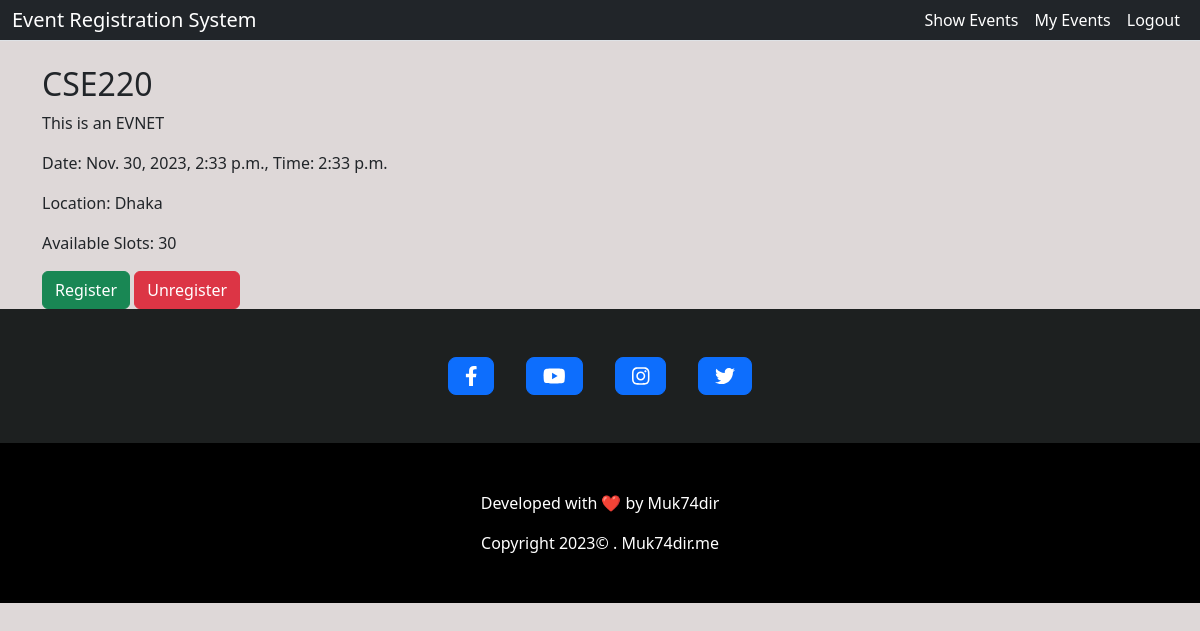
/event_detail/1/ (signed in), run on the app's committed database.
### ERSApp/models.py (models this page shows, shortened)
class Event(models.Model):
    title = models.CharField(max_length=100)
    description = models.TextField()
    date = models.DateTimeField()
    time = models.TimeField()
    location = models.CharField(max_length=100)
    slots_available = models.PositiveIntegerField()

### ERSApp/views.py (the view)
# urls.py: path('event_detail/<int:pk>/', EventDetailView.as_view(), name='event_detail'),
class EventDetailView(BaseLoginRequiredMixin, View):
    def get(self, request, pk):
        event = Event.objects.get(id=pk)
        user_registration = Registration.objects.filter(user=request.user, event=event).first()
        context = {
            'event': event,
            'user_registration': user_registration,
        }
        return render(request, 'event_detail.html', context)

### templates/event_detail.html
{% extends 'base.html' %}
{% load static %}
{% block content %}
    <div class="container mt-4">
        <h2>{{ event.title }}</h2>
        <p>{{ event.description }}</p>
        <p>Date: {{ event.date }}, Time: {{ event.time }}</p>
        <p>Location: {{ event.location }}</p>
        <p>Available Slots: {{ event.slots_available }}</p>
        {% if event.slots_available > 0 %}
            <a href="{% url 'register' event.id %}" class="btn btn-success">Register</a>
        {% else %}
            <p class="text-danger">Event is fully booked.</p>
        {% endif %}
        {% if user_registration %}
            <a href="{% url 'unregister' event.id %}" class="btn btn-danger">Unregister</a>
        {% endif %}
    </div>
{% endblock %}

### static/css/style.css (style rules this page uses)
body { margin-bottom: 0% !important; background-color: rgb(222, 216, 216) !important; }

### data on the page
Event: title "CSE220", description "This is an EVNET", date "Nov. 30, 2023, 2:33 p.m.", time "2:33 p.m.", location "Dhaka", slots_available "30"
